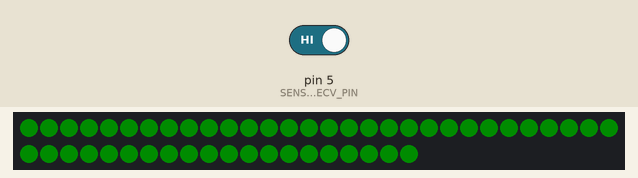
The sketch below on a simulated Arduino Uno, built with avr-gcc and run on an emulated ATmega328P. Parts: 50 RGB LEDs in strip order, left to right, continuing on the next row. Inputs (shaded band) come from the test bench; at power-on: pin 5 (SENSOR3_RECV_PIN) HIGH. Dim RGB values are drawn brighter than linear.

Above: at 0.07 s.
1.3 s: pin 5 (SENSOR3_RECV_PIN) driven LOW
At 2.6 s:
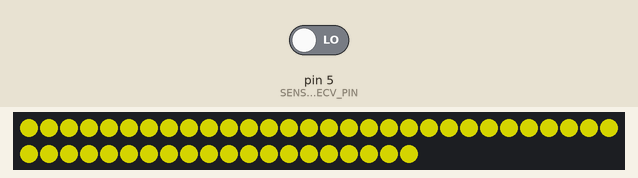
2.9 s: pin 5 (SENSOR3_RECV_PIN) driven HIGH
At 3.36 s:
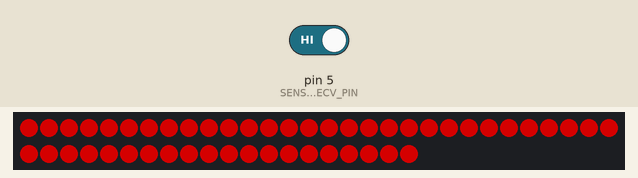
At 4.1 s:
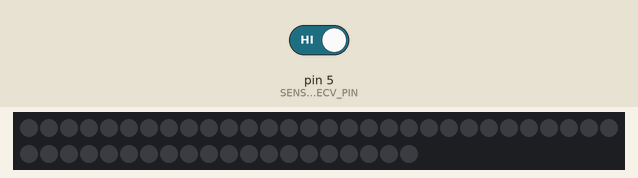
Timing chart, 0 to 5.9 s (numbered marks = the images above; inputs shaded):
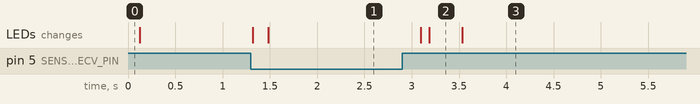

The sketch:

reactor.ino
```cpp
/*
 * Capacitive proximity sensors and individually addressable RGB LEDs
 */

#include <CapacitiveSensor.h>
#include <FastLED.h>

// This makes things really slow.
const bool debug = false;

// Sensing
const uint8_t SENSOR1_SEND_PIN = 2;
const uint8_t SENSOR1_RECV_PIN = 3;

const uint8_t SENSOR2_SEND_PIN = 2;
const uint8_t SENSOR2_RECV_PIN = 4;

const uint8_t SENSOR3_SEND_PIN = 2;
const uint8_t SENSOR3_RECV_PIN = 5;

class SensorState {
public:
  // Proximity score from 0 to 1.
  // 1 = closest.
  float prox;

  // Difference between current and previous proximity score
  float dprox;

  SensorState::SensorState(uint8_t send_pin, uint8_t recv_pin);
  void SensorState::sense();

private:
  CapacitiveSensor &sensor;
  float sample;
  bool initialized_median;
  float median;
  float median_step;
  float avg;

  void SensorState::update_proximity_score();
  void SensorState::update_median();
  void SensorState::update_avg();
};

// Initialization
SensorState::SensorState(uint8_t send_pin, uint8_t recv_pin) {
  sensor = CapacitiveSensor::CapacitiveSensor(send_pin, recv_pin);

  // Turn off auto-calibration otherwise occurring every 20 s
  sensor.set_CS_AutocaL_Millis(0xFFFFFFFF);

  sample = 0;
  initialized_median = 0;
  median = 0;
  median_step = 0;
  avg = 0;
  prox = 0;
  dprox = 0;
}

void SensorState::sense() {
  sample = sensor.capacitiveSensor(50);
  update_proximity_score();
}

SensorState state1 = SensorState(SENSOR1_SEND_PIN, SENSOR1_RECV_PIN);
SensorState state2 = SensorState(SENSOR2_SEND_PIN, SENSOR2_RECV_PIN);
SensorState state3 = SensorState(SENSOR3_SEND_PIN, SENSOR3_RECV_PIN);

// Duration of the last time step in ms
float t;
float dt;

// LED strip
const uint8_t LED_PIN = 13;
const uint8_t NUM_LEDS = 50;
CRGB leds[NUM_LEDS];

void setup()
{
  if (debug)
    Serial.begin(9600);
  FastLED.addLeds<WS2811, LED_PIN, RGB>(leds, NUM_LEDS);
}

/*
 * Moving averages and scoring used for proximity sensing
 */

long iterations = 0;

// Estimate the long-term median (moving percentile)
void SensorState::update_median() {
  if (!initialized_median) {
    if (iterations == 50) {
      median = avg;
      median_step = abs(median) / 100;
      initialized_median = true;
    }
    else
      median = avg;
  }
  else {
    if (sample > median) {
      median += median_step;
    } else if (sample < median) {
      median -= median_step;
    }
  }
}

// Estimate the short-term mean (exponential moving average)
void SensorState::update_avg() {
  avg = 0.2 * sample + 0.8 * avg;
}

// Values of the deviation mapping to a proximity score range of [0, 1]
const float min_dev = 0.1;
const float max_dev = 1;

float logdeviation(float deviation) {
  return log(max(deviation, 0)) / log(2);
}

const float min_logdev = logdeviation(min_dev);
const float max_logdev = logdeviation(max_dev);

// Set the prox and dprox globals.
void SensorState::update_proximity_score() {
  update_median();
  update_avg();
  float deviation = median > 0 ? max(0, avg-median)/max(0, median) : 0;
  float logdev = logdeviation(deviation);
  float new_prox = min(1, max(0, (logdev-min_logdev)/(max_logdev-min_logdev)));
  dprox = new_prox - prox;
  // Avoid big jumps
  if (dprox > 0.1) {
    prox += 0.1;
  }
  else if (dprox < -0.1) {
    prox -= 0.1;
  }
  else {
    prox = new_prox;
  }
  if (debug) {
    /*
    Serial.print("sample: ");
    Serial.print(sample);
    Serial.print("\tmedian: ");
    Serial.print(median);
    Serial.print("\taverage: ");
    Serial.print(avg);
    Serial.print("\tdeviation: ");
    Serial.print(deviation);
    Serial.print("\tscore: ");
    */
    Serial.println(prox);
  }
}

void sense() {
  state1.sense();
  state2.sense();
  state2.sense();
}

// [0.0, 1.0] -> [0, 255]
int color(float x) {
  return max(0, min(255, trunc(256.0 * x)));
}

void output() {
  float red, green, blue = 0;
  for (int i = 0; i < NUM_LEDS; i++)
  {
    // Update only the next LED in the sequence?
    //if ((i + iterations) % NUM_LEDS < 20)
    //if (i < 20)
    {
      float all = (state1.prox + state2.prox + state3.prox) / 3.0;
      red = 0.5 * state1.prox;
      green = 0.5 * state2.prox;
      blue = 0.5 * state3.prox;
      leds[i] = CRGB(color(red), color(green), color(blue));
    }
  }
  FastLED.show();
}

void loop() {
  long t2 = millis();
  dt = t2 - t;
  t = t2;

  sense();
  output();
  iterations += 1;
}
```

Measured:
- after the input at 1.3 s, the LEDs: first change at once (image 1 shows a later state)
- after the input at 2.9 s, the LEDs: first change after 0.20 s (image 2 shows a later state)
